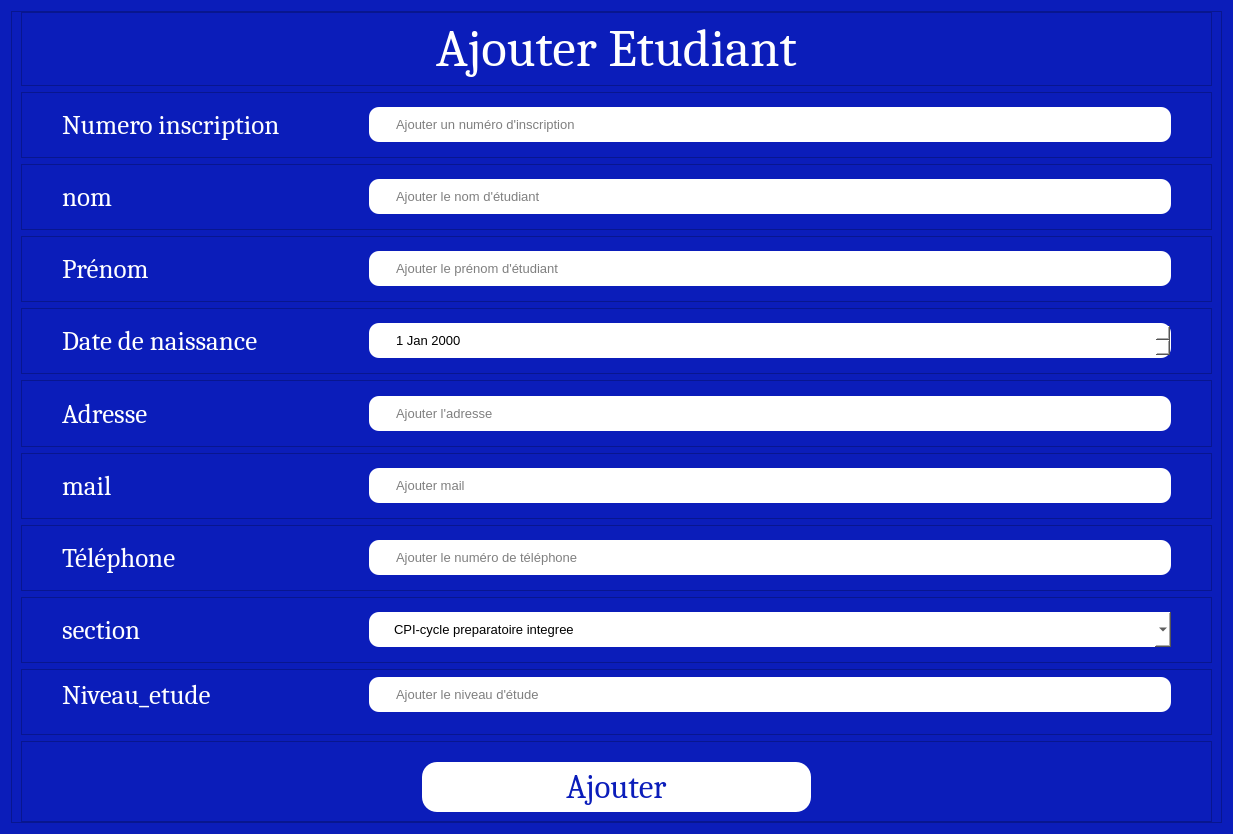
<?xml version="1.0" encoding="UTF-8"?>
<ui version="4.0">
 <class>Dialog</class>
 <widget class="QDialog" name="Dialog">
  <property name="geometry">
   <rect>
    <x>0</x>
    <y>0</y>
    <width>1233</width>
    <height>834</height>
   </rect>
  </property>
  <property name="windowTitle">
   <string>Dialog</string>
  </property>
  <property name="styleSheet">
   <string notr="true">background-color:#0b1dba;
color:white;
</string>
  </property>
  <layout class="QVBoxLayout" name="verticalLayout">
   <item>
    <widget class="QFrame" name="frame">
     <property name="styleSheet">
      <string notr="true"/>
     </property>
     <property name="frameShape">
      <enum>QFrame::StyledPanel</enum>
     </property>
     <property name="frameShadow">
      <enum>QFrame::Raised</enum>
     </property>
     <layout class="QVBoxLayout" name="verticalLayout_2" stretch="2,2,2,2,2,2,2,2,2,2,1">
      <property name="topMargin">
       <number>0</number>
      </property>
      <property name="bottomMargin">
       <number>0</number>
      </property>
      <item>
       <widget class="QFrame" name="frame_6">
        <property name="font">
         <font>
          <family>Cambria</family>
          <pointsize>40</pointsize>
          <weight>9</weight>
          <italic>false</italic>
          <bold>false</bold>
         </font>
        </property>
        <property name="styleSheet">
         <string notr="true">font: 75 40pt &quot;Cambria&quot;;</string>
        </property>
        <property name="frameShape">
         <enum>QFrame::StyledPanel</enum>
        </property>
        <property name="frameShadow">
         <enum>QFrame::Raised</enum>
        </property>
        <layout class="QHBoxLayout" name="horizontalLayout">
         <property name="topMargin">
          <number>5</number>
         </property>
         <property name="bottomMargin">
          <number>5</number>
         </property>
         <item>
          <widget class="QLabel" name="label">
           <property name="font">
            <font>
             <family>Cambria</family>
             <pointsize>40</pointsize>
             <weight>9</weight>
             <italic>false</italic>
             <bold>false</bold>
            </font>
           </property>
           <property name="text">
            <string>Ajouter Etudiant</string>
           </property>
           <property name="alignment">
            <set>Qt::AlignCenter</set>
           </property>
          </widget>
         </item>
        </layout>
       </widget>
      </item>
      <item>
       <widget class="QFrame" name="frame_4">
        <property name="frameShape">
         <enum>QFrame::StyledPanel</enum>
        </property>
        <property name="frameShadow">
         <enum>QFrame::Raised</enum>
        </property>
        <layout class="QHBoxLayout" name="horizontalLayout_2" stretch="1,3">
         <property name="spacing">
          <number>40</number>
         </property>
         <property name="leftMargin">
          <number>40</number>
         </property>
         <property name="topMargin">
          <number>5</number>
         </property>
         <property name="rightMargin">
          <number>40</number>
         </property>
         <property name="bottomMargin">
          <number>5</number>
         </property>
         <item alignment="Qt::AlignLeft">
          <widget class="QLabel" name="label_2">
           <property name="font">
            <font>
             <family>Cambria</family>
             <pointsize>20</pointsize>
             <weight>9</weight>
             <italic>false</italic>
             <bold>false</bold>
            </font>
           </property>
           <property name="styleSheet">
            <string notr="true">font: 75 20pt &quot;Cambria&quot;;</string>
           </property>
           <property name="text">
            <string>Numero inscription</string>
           </property>
          </widget>
         </item>
         <item>
          <widget class="QLineEdit" name="edit_numero_inscription">
           <property name="font">
            <font>
             <pointsize>10</pointsize>
            </font>
           </property>
           <property name="styleSheet">
            <string notr="true">height:35px;
border-radius:10px;
padding-left:25px;
background-color:white;
color:black;
</string>
           </property>
           <property name="placeholderText">
            <string>Ajouter un numéro d'inscription</string>
           </property>
          </widget>
         </item>
        </layout>
       </widget>
      </item>
      <item>
       <widget class="QFrame" name="frame_3">
        <property name="frameShape">
         <enum>QFrame::StyledPanel</enum>
        </property>
        <property name="frameShadow">
         <enum>QFrame::Raised</enum>
        </property>
        <layout class="QHBoxLayout" name="horizontalLayout_3" stretch="1,3">
         <property name="spacing">
          <number>40</number>
         </property>
         <property name="leftMargin">
          <number>40</number>
         </property>
         <property name="topMargin">
          <number>5</number>
         </property>
         <property name="rightMargin">
          <number>40</number>
         </property>
         <property name="bottomMargin">
          <number>5</number>
         </property>
         <item alignment="Qt::AlignLeft">
          <widget class="QLabel" name="label_3">
           <property name="font">
            <font>
             <family>Cambria</family>
             <pointsize>20</pointsize>
             <weight>9</weight>
             <italic>false</italic>
             <bold>false</bold>
            </font>
           </property>
           <property name="styleSheet">
            <string notr="true">width:150px;
font: 75 20pt &quot;Cambria&quot;;</string>
           </property>
           <property name="text">
            <string>nom</string>
           </property>
           <property name="alignment">
            <set>Qt::AlignLeading|Qt::AlignLeft|Qt::AlignVCenter</set>
           </property>
          </widget>
         </item>
         <item>
          <widget class="QLineEdit" name="edit_nom">
           <property name="font">
            <font>
             <pointsize>10</pointsize>
            </font>
           </property>
           <property name="styleSheet">
            <string notr="true">height:35px;
border-radius:10px;
padding-left:25px;
background-color:white;
color:black;
</string>
           </property>
           <property name="placeholderText">
            <string>Ajouter le nom d'étudiant</string>
           </property>
          </widget>
         </item>
        </layout>
       </widget>
      </item>
      <item>
       <widget class="QFrame" name="frame_5">
        <property name="frameShape">
         <enum>QFrame::StyledPanel</enum>
        </property>
        <property name="frameShadow">
         <enum>QFrame::Raised</enum>
        </property>
        <layout class="QHBoxLayout" name="horizontalLayout_4" stretch="1,3">
         <property name="spacing">
          <number>40</number>
         </property>
         <property name="leftMargin">
          <number>40</number>
         </property>
         <property name="topMargin">
          <number>5</number>
         </property>
         <property name="rightMargin">
          <number>40</number>
         </property>
         <property name="bottomMargin">
          <number>5</number>
         </property>
         <item>
          <widget class="QLabel" name="label_4">
           <property name="font">
            <font>
             <family>Cambria</family>
             <pointsize>20</pointsize>
             <weight>9</weight>
             <italic>false</italic>
             <bold>false</bold>
            </font>
           </property>
           <property name="styleSheet">
            <string notr="true">font: 75 20pt &quot;Cambria&quot;;</string>
           </property>
           <property name="text">
            <string>Prénom</string>
           </property>
          </widget>
         </item>
         <item>
          <widget class="QLineEdit" name="edit_prenom">
           <property name="font">
            <font>
             <pointsize>10</pointsize>
            </font>
           </property>
           <property name="styleSheet">
            <string notr="true">height:35px;
border-radius:10px;
padding-left:25px;
background-color:white;
color:black;
</string>
           </property>
           <property name="placeholderText">
            <string>Ajouter le prénom d'étudiant</string>
           </property>
          </widget>
         </item>
        </layout>
       </widget>
      </item>
      <item>
       <widget class="QFrame" name="frame_7">
        <property name="frameShape">
         <enum>QFrame::StyledPanel</enum>
        </property>
        <property name="frameShadow">
         <enum>QFrame::Raised</enum>
        </property>
        <layout class="QHBoxLayout" name="horizontalLayout_6" stretch="1,3">
         <property name="spacing">
          <number>40</number>
         </property>
         <property name="leftMargin">
          <number>40</number>
         </property>
         <property name="topMargin">
          <number>5</number>
         </property>
         <property name="rightMargin">
          <number>40</number>
         </property>
         <property name="bottomMargin">
          <number>5</number>
         </property>
         <item>
          <widget class="QLabel" name="label_5">
           <property name="font">
            <font>
             <family>Cambria</family>
             <pointsize>20</pointsize>
             <weight>9</weight>
             <italic>false</italic>
             <bold>false</bold>
            </font>
           </property>
           <property name="styleSheet">
            <string notr="true">font: 75 20pt &quot;Cambria&quot;;</string>
           </property>
           <property name="text">
            <string>Date de naissance</string>
           </property>
          </widget>
         </item>
         <item>
          <widget class="QDateEdit" name="date_naissance">
           <property name="font">
            <font>
             <pointsize>10</pointsize>
            </font>
           </property>
           <property name="cursor">
            <cursorShape>PointingHandCursor</cursorShape>
           </property>
           <property name="styleSheet">
            <string notr="true">height:35px;
border-radius:10px;
padding-left:25px;
background-color:white;
color:black;
</string>
           </property>
          </widget>
         </item>
        </layout>
       </widget>
      </item>
      <item>
       <widget class="QFrame" name="frame_8">
        <property name="frameShape">
         <enum>QFrame::StyledPanel</enum>
        </property>
        <property name="frameShadow">
         <enum>QFrame::Raised</enum>
        </property>
        <layout class="QHBoxLayout" name="horizontalLayout_7" stretch="1,3">
         <property name="spacing">
          <number>40</number>
         </property>
         <property name="leftMargin">
          <number>40</number>
         </property>
         <property name="topMargin">
          <number>5</number>
         </property>
         <property name="rightMargin">
          <number>40</number>
         </property>
         <property name="bottomMargin">
          <number>5</number>
         </property>
         <item>
          <widget class="QLabel" name="label_6">
           <property name="font">
            <font>
             <family>Cambria</family>
             <pointsize>20</pointsize>
             <weight>9</weight>
             <italic>false</italic>
             <bold>false</bold>
            </font>
           </property>
           <property name="styleSheet">
            <string notr="true">font: 75 20pt &quot;Cambria&quot;;</string>
           </property>
           <property name="text">
            <string>Adresse</string>
           </property>
          </widget>
         </item>
         <item>
          <widget class="QLineEdit" name="edit_adresse">
           <property name="font">
            <font>
             <pointsize>10</pointsize>
            </font>
           </property>
           <property name="styleSheet">
            <string notr="true">height:35px;
border-radius:10px;
padding-left:25px;
background-color:white;
color:black;
</string>
           </property>
           <property name="placeholderText">
            <string>Ajouter l'adresse</string>
           </property>
          </widget>
         </item>
        </layout>
       </widget>
      </item>
      <item>
       <widget class="QFrame" name="frame_9">
        <property name="frameShape">
         <enum>QFrame::StyledPanel</enum>
        </property>
        <property name="frameShadow">
         <enum>QFrame::Raised</enum>
        </property>
        <layout class="QHBoxLayout" name="horizontalLayout_8" stretch="1,3">
         <property name="spacing">
          <number>40</number>
         </property>
         <property name="leftMargin">
          <number>40</number>
         </property>
         <property name="topMargin">
          <number>5</number>
         </property>
         <property name="rightMargin">
          <number>40</number>
         </property>
         <property name="bottomMargin">
          <number>5</number>
         </property>
         <item>
          <widget class="QLabel" name="label_7">
           <property name="font">
            <font>
             <family>Cambria</family>
             <pointsize>20</pointsize>
             <weight>9</weight>
             <italic>false</italic>
             <bold>false</bold>
            </font>
           </property>
           <property name="styleSheet">
            <string notr="true">font: 75 20pt &quot;Cambria&quot;;</string>
           </property>
           <property name="text">
            <string>mail</string>
           </property>
           <property name="alignment">
            <set>Qt::AlignLeading|Qt::AlignLeft|Qt::AlignVCenter</set>
           </property>
          </widget>
         </item>
         <item>
          <widget class="QLineEdit" name="edit_mail">
           <property name="font">
            <font>
             <pointsize>10</pointsize>
            </font>
           </property>
           <property name="styleSheet">
            <string notr="true">height:35px;
border-radius:10px;
padding-left:25px;
background-color:white;
color:black;
</string>
           </property>
           <property name="placeholderText">
            <string>Ajouter mail</string>
           </property>
          </widget>
         </item>
        </layout>
       </widget>
      </item>
      <item>
       <widget class="QFrame" name="frame_11">
        <property name="frameShape">
         <enum>QFrame::StyledPanel</enum>
        </property>
        <property name="frameShadow">
         <enum>QFrame::Raised</enum>
        </property>
        <layout class="QHBoxLayout" name="horizontalLayout_10" stretch="1,3">
         <property name="spacing">
          <number>40</number>
         </property>
         <property name="leftMargin">
          <number>40</number>
         </property>
         <property name="topMargin">
          <number>5</number>
         </property>
         <property name="rightMargin">
          <number>40</number>
         </property>
         <property name="bottomMargin">
          <number>5</number>
         </property>
         <item>
          <widget class="QLabel" name="label_9">
           <property name="font">
            <font>
             <family>Cambria</family>
             <pointsize>20</pointsize>
             <weight>9</weight>
             <italic>false</italic>
             <bold>false</bold>
            </font>
           </property>
           <property name="styleSheet">
            <string notr="true">font: 75 20pt &quot;Cambria&quot;;</string>
           </property>
           <property name="text">
            <string>Téléphone</string>
           </property>
           <property name="alignment">
            <set>Qt::AlignLeading|Qt::AlignLeft|Qt::AlignVCenter</set>
           </property>
          </widget>
         </item>
         <item>
          <widget class="QLineEdit" name="edit_telephone">
           <property name="font">
            <font>
             <pointsize>10</pointsize>
            </font>
           </property>
           <property name="styleSheet">
            <string notr="true">height:35px;
border-radius:10px;
padding-left:25px;
background-color:white;
color:black;
</string>
           </property>
           <property name="placeholderText">
            <string>Ajouter le numéro de téléphone</string>
           </property>
          </widget>
         </item>
        </layout>
       </widget>
      </item>
      <item>
       <widget class="QFrame" name="frame_10">
        <property name="frameShape">
         <enum>QFrame::StyledPanel</enum>
        </property>
        <property name="frameShadow">
         <enum>QFrame::Raised</enum>
        </property>
        <layout class="QHBoxLayout" name="horizontalLayout_9" stretch="1,3">
         <property name="spacing">
          <number>40</number>
         </property>
         <property name="leftMargin">
          <number>40</number>
         </property>
         <property name="topMargin">
          <number>5</number>
         </property>
         <property name="rightMargin">
          <number>40</number>
         </property>
         <property name="bottomMargin">
          <number>5</number>
         </property>
         <item>
          <widget class="QLabel" name="label_8">
           <property name="font">
            <font>
             <family>Cambria</family>
             <pointsize>20</pointsize>
             <weight>9</weight>
             <italic>false</italic>
             <bold>false</bold>
            </font>
           </property>
           <property name="styleSheet">
            <string notr="true">font: 75 20pt &quot;Cambria&quot;;</string>
           </property>
           <property name="text">
            <string>section</string>
           </property>
          </widget>
         </item>
         <item>
          <widget class="QComboBox" name="comboBox">
           <property name="font">
            <font>
             <pointsize>10</pointsize>
            </font>
           </property>
           <property name="cursor">
            <cursorShape>PointingHandCursor</cursorShape>
           </property>
           <property name="styleSheet">
            <string notr="true">height:35px;
border-radius:10px;
padding-left:25px;
background-color:white;
color:black;
</string>
           </property>
           <item>
            <property name="text">
             <string>CPI-cycle preparatoire integree</string>
            </property>
           </item>
           <item>
            <property name="text">
             <string>LI-licence science informatique</string>
            </property>
           </item>
           <item>
            <property name="text">
             <string>LM-licence mathematique</string>
            </property>
           </item>
           <item>
            <property name="text">
             <string>LTIC-licence en Technologies de l'Information et de Communication</string>
            </property>
           </item>
           <item>
            <property name="text">
             <string>LEEA-Licence Électronique Électrotechnique et Automatique</string>
            </property>
           </item>
           <item>
            <property name="text">
             <string>ING_INFO-Cycle ingénieur en Génie Logiciel </string>
            </property>
           </item>
          </widget>
         </item>
        </layout>
       </widget>
      </item>
      <item>
       <widget class="QFrame" name="frame_12">
        <property name="frameShape">
         <enum>QFrame::StyledPanel</enum>
        </property>
        <property name="frameShadow">
         <enum>QFrame::Raised</enum>
        </property>
        <layout class="QHBoxLayout" name="horizontalLayout_11" stretch="1,3">
         <property name="spacing">
          <number>40</number>
         </property>
         <property name="leftMargin">
          <number>40</number>
         </property>
         <property name="topMargin">
          <number>5</number>
         </property>
         <property name="rightMargin">
          <number>40</number>
         </property>
         <property name="bottomMargin">
          <number>20</number>
         </property>
         <item>
          <widget class="QLabel" name="label_10">
           <property name="font">
            <font>
             <family>Cambria</family>
             <pointsize>20</pointsize>
             <weight>9</weight>
             <italic>false</italic>
             <bold>false</bold>
            </font>
           </property>
           <property name="styleSheet">
            <string notr="true">font: 75 20pt &quot;Cambria&quot;;</string>
           </property>
           <property name="text">
            <string>Niveau_etude</string>
           </property>
          </widget>
         </item>
         <item>
          <widget class="QLineEdit" name="edit_niveau">
           <property name="font">
            <font>
             <pointsize>10</pointsize>
            </font>
           </property>
           <property name="styleSheet">
            <string notr="true">height:35px;
border-radius:10px;
padding-left:25px;
background-color:white;
color:black;
</string>
           </property>
           <property name="placeholderText">
            <string>Ajouter le niveau d'étude</string>
           </property>
          </widget>
         </item>
        </layout>
       </widget>
      </item>
      <item>
       <widget class="QFrame" name="frame_2">
        <property name="frameShape">
         <enum>QFrame::StyledPanel</enum>
        </property>
        <property name="frameShadow">
         <enum>QFrame::Raised</enum>
        </property>
        <layout class="QHBoxLayout" name="horizontalLayout_5" stretch="0">
         <property name="leftMargin">
          <number>400</number>
         </property>
         <property name="topMargin">
          <number>20</number>
         </property>
         <property name="rightMargin">
          <number>400</number>
         </property>
         <item>
          <widget class="QPushButton" name="Ajouter">
           <property name="font">
            <font>
             <family>Cambria</family>
             <pointsize>25</pointsize>
             <weight>9</weight>
             <italic>false</italic>
             <bold>false</bold>
            </font>
           </property>
           <property name="cursor">
            <cursorShape>PointingHandCursor</cursorShape>
           </property>
           <property name="styleSheet">
            <string notr="true">background-color:white;
color:#0b1dba;
border-radius:15px;
height:50;
font: 75 25pt &quot;Cambria&quot;;
</string>
           </property>
           <property name="text">
            <string>Ajouter</string>
           </property>
          </widget>
         </item>
        </layout>
       </widget>
      </item>
     </layout>
    </widget>
   </item>
  </layout>
 </widget>
 <resources/>
 <connections/>
</ui>
